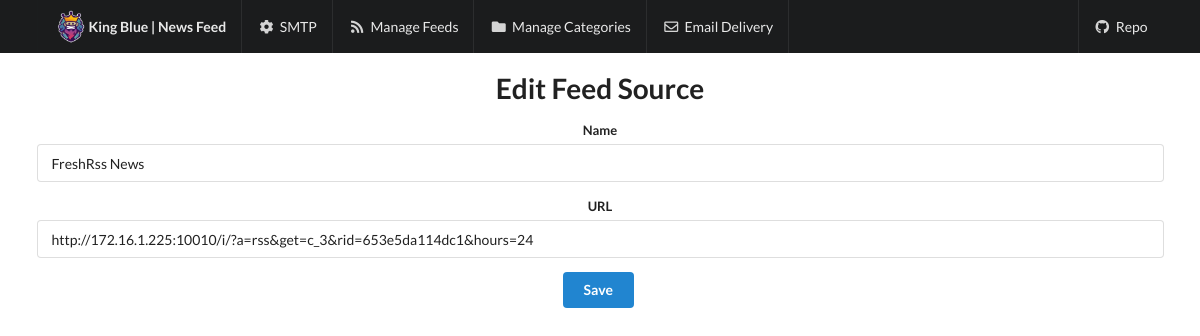
Page /edit_source/1 on the committed database.
### tables this page shows
CREATE TABLE feed_sources (
            id INTEGER PRIMARY KEY AUTOINCREMENT,
            name TEXT,
            url TEXT,
            category TEXT,
            FOREIGN KEY (category) REFERENCES categories (name)
        );

### app.py (the view, shortened to what this page needs)
@app.route('/edit_source/<int:id>', methods=['GET', 'POST'])
def edit_source(id):
    conn = sqlite3.connect('subscribers.db')
    c = conn.cursor()
    c.execute('SELECT * FROM feed_sources WHERE id = ?', (id,))
    source = c.fetchone()
    conn.close()
    return render_template('edit_source.html', source=source)

### templates/edit_source.html (shortened to what this page needs)
<!DOCTYPE html>
<html>
<head>
    <link rel="stylesheet" href="https://cdn.jsdelivr.net/npm/semantic-ui@2.4.2/dist/semantic.min.css">
</head>
<body>
    <div class="ui fixed inverted menu">
        <div class="ui container">
            <a href="/" class="header item">
                <img src="{{ url_for('static', filename='logo.png') }}" alt="King Blue Logo">
                King Blue | News Feed
            </a>
            <a href="/config" class="item">
                <i class="cog icon"></i> SMTP
            </a>
            <a href="/manage_feeds" class="item">
                <i class="rss icon"></i> Manage Feeds
            </a>
            <a href="/manage_categories" class="item">
                <i class="folder icon"></i> Manage Categories
            </a>
            <a href="/configure_schedule" class="item">
                <i class="envelope outline icon"></i> Email Delivery
            </a>
            <div class="right menu">
                <a href="https://github.com/salemae/king_blue_news_feed" target="_blank" class="item">
                    <i class="github icon"></i> Repo
                </a>
            </div>
        </div>
    </div>
    <div style="padding-top: 60px;"></div>
    <section class="ui primary vertical masthead center aligned segment">
        <div class="ui container">
            <h1 class="ui header">Edit Feed Source</h1>
            <form action="/edit_source/{{ source[0] }}" method="POST" class="ui form">
                <div class="field">
                    <label>Name</label>
                    <input type="text" name="name" placeholder="Feed Source Name" value="{{ source[1] }}">
                </div>
                <div class="field">
                    <label>URL</label>
                    <input type="text" name="url" placeholder="Feed Source URL" value="{{ source[2] }}">
                </div>
                <button class="ui blue button" type="submit">Save</button>
            </form>
        </div>
    </section>
</body>
</html>

### rows in the picture
feed_sources: name "FreshRss News", url "http://172.16.1.225:10010/i/?a=rss&get=c_3&rid=653e5da114dc1&hours=24"
